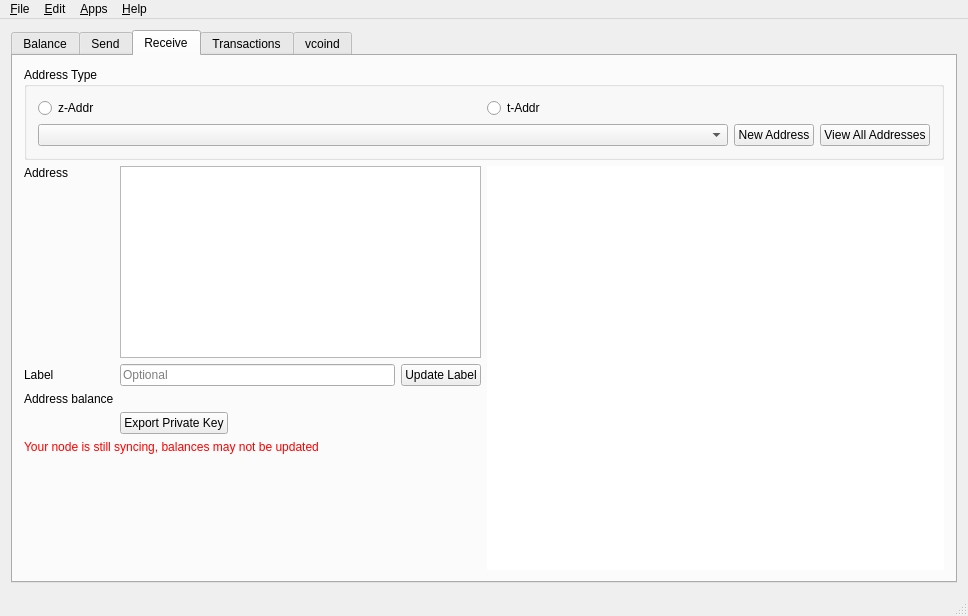
<?xml version="1.0" encoding="UTF-8"?>
<ui version="4.0">
 <class>MainWindow</class>
 <widget class="QMainWindow" name="MainWindow">
  <property name="geometry">
   <rect>
    <x>0</x>
    <y>0</y>
    <width>968</width>
    <height>616</height>
   </rect>
  </property>
  <property name="windowTitle">
   <string>VccWallet</string>
  </property>
  <property name="windowIcon">
   <iconset resource="../application.qrc">
    <normaloff>:/icons/res/icon.ico</normaloff>:/icons/res/icon.ico</iconset>
  </property>
  <widget class="QWidget" name="centralWidget">
   <layout class="QGridLayout" name="gridLayout_3">
    <item row="0" column="0">
     <widget class="QTabWidget" name="tabWidget">
      <property name="currentIndex">
       <number>2</number>
      </property>
      <widget class="QWidget" name="tab">
       <attribute name="title">
        <string>Balance</string>
       </attribute>
       <layout class="QGridLayout" name="gridLayout_2">
        <item row="0" column="0">
         <layout class="QHBoxLayout" name="horizontalLayout_5">
          <item>
           <widget class="QGroupBox" name="groupBox">
            <property name="minimumSize">
             <size>
              <width>250</width>
              <height>0</height>
             </size>
            </property>
            <property name="title">
             <string>Summary</string>
            </property>
            <property name="flat">
             <bool>false</bool>
            </property>
            <layout class="QGridLayout" name="gridLayout">
             <item row="0" column="0">
              <layout class="QVBoxLayout" name="verticalLayout">
               <item>
                <layout class="QHBoxLayout" name="horizontalLayout">
                 <item>
                  <widget class="QLabel" name="label">
                   <property name="sizePolicy">
                    <sizepolicy hsizetype="Minimum" vsizetype="Preferred">
                     <horstretch>0</horstretch>
                     <verstretch>0</verstretch>
                    </sizepolicy>
                   </property>
                   <property name="text">
                    <string>Shielded</string>
                   </property>
                  </widget>
                 </item>
                 <item>
                  <widget class="QLabel" name="balSheilded">
                   <property name="text">
                    <string/>
                   </property>
                   <property name="alignment">
                    <set>Qt::AlignRight|Qt::AlignTrailing|Qt::AlignVCenter</set>
                   </property>
                  </widget>
                 </item>
                </layout>
               </item>
               <item>
                <layout class="QHBoxLayout" name="horizontalLayout_2">
                 <item>
                  <widget class="QLabel" name="label_2">
                   <property name="sizePolicy">
                    <sizepolicy hsizetype="Minimum" vsizetype="Preferred">
                     <horstretch>0</horstretch>
                     <verstretch>0</verstretch>
                    </sizepolicy>
                   </property>
                   <property name="text">
                    <string>Transparent</string>
                   </property>
                  </widget>
                 </item>
                 <item>
                  <widget class="QLabel" name="balTransparent">
                   <property name="text">
                    <string/>
                   </property>
                   <property name="alignment">
                    <set>Qt::AlignRight|Qt::AlignTrailing|Qt::AlignVCenter</set>
                   </property>
                  </widget>
                 </item>
                </layout>
               </item>
               <item>
                <widget class="Line" name="line">
                 <property name="orientation">
                  <enum>Qt::Horizontal</enum>
                 </property>
                </widget>
               </item>
               <item>
                <layout class="QHBoxLayout" name="horizontalLayout_3">
                 <item>
                  <widget class="QLabel" name="label_3">
                   <property name="sizePolicy">
                    <sizepolicy hsizetype="Minimum" vsizetype="Preferred">
                     <horstretch>0</horstretch>
                     <verstretch>0</verstretch>
                    </sizepolicy>
                   </property>
                   <property name="font">
                    <font>
                     <weight>75</weight>
                     <bold>true</bold>
                    </font>
                   </property>
                   <property name="text">
                    <string>Total</string>
                   </property>
                  </widget>
                 </item>
                 <item>
                  <widget class="QLabel" name="balTotal">
                   <property name="font">
                    <font>
                     <weight>75</weight>
                     <bold>true</bold>
                    </font>
                   </property>
                   <property name="text">
                    <string/>
                   </property>
                   <property name="alignment">
                    <set>Qt::AlignRight|Qt::AlignTrailing|Qt::AlignVCenter</set>
                   </property>
                  </widget>
                 </item>
                </layout>
               </item>
               <item>
                <spacer name="verticalSpacer">
                 <property name="orientation">
                  <enum>Qt::Vertical</enum>
                 </property>
                 <property name="sizeHint" stdset="0">
                  <size>
                   <width>20</width>
                   <height>40</height>
                  </size>
                 </property>
                </spacer>
               </item>
               <item>
                <widget class="QLabel" name="lblSyncWarning">
                 <property name="styleSheet">
                  <string notr="true">color:red;</string>
                 </property>
                 <property name="text">
                  <string>Your node is still syncing, balances may not be updated</string>
                 </property>
                 <property name="wordWrap">
                  <bool>true</bool>
                 </property>
                </widget>
               </item>
               <item>
                <widget class="QLabel" name="unconfirmedWarning">
                 <property name="sizePolicy">
                  <sizepolicy hsizetype="Minimum" vsizetype="Preferred">
                   <horstretch>0</horstretch>
                   <verstretch>0</verstretch>
                  </sizepolicy>
                 </property>
                 <property name="styleSheet">
                  <string notr="true">color: red;</string>
                 </property>
                 <property name="text">
                  <string>Some transactions are not yet confirmed</string>
                 </property>
                </widget>
               </item>
              </layout>
             </item>
            </layout>
           </widget>
          </item>
          <item>
           <widget class="QGroupBox" name="groupBox_2">
            <property name="sizePolicy">
             <sizepolicy hsizetype="Expanding" vsizetype="Preferred">
              <horstretch>0</horstretch>
              <verstretch>0</verstretch>
             </sizepolicy>
            </property>
            <property name="title">
             <string>Address Balances</string>
            </property>
            <layout class="QHBoxLayout" name="horizontalLayout_4">
             <property name="spacing">
              <number>6</number>
             </property>
             <property name="leftMargin">
              <number>0</number>
             </property>
             <property name="topMargin">
              <number>0</number>
             </property>
             <property name="rightMargin">
              <number>0</number>
             </property>
             <property name="bottomMargin">
              <number>0</number>
             </property>
             <item>
              <widget class="QTableView" name="balancesTable">
               <property name="selectionMode">
                <enum>QAbstractItemView::SingleSelection</enum>
               </property>
               <property name="selectionBehavior">
                <enum>QAbstractItemView::SelectRows</enum>
               </property>
               <property name="cornerButtonEnabled">
                <bool>false</bool>
               </property>
               <attribute name="horizontalHeaderShowSortIndicator" stdset="0">
                <bool>false</bool>
               </attribute>
               <attribute name="horizontalHeaderStretchLastSection">
                <bool>true</bool>
               </attribute>
               <attribute name="verticalHeaderVisible">
                <bool>false</bool>
               </attribute>
              </widget>
             </item>
            </layout>
           </widget>
          </item>
         </layout>
        </item>
       </layout>
      </widget>
      <widget class="QWidget" name="tab_2">
       <attribute name="title">
        <string>Send</string>
       </attribute>
       <layout class="QVBoxLayout" name="verticalLayout_4">
        <item>
         <widget class="QGroupBox" name="groupBox_4">
          <property name="autoFillBackground">
           <bool>false</bool>
          </property>
          <property name="title">
           <string>From</string>
          </property>
          <property name="flat">
           <bool>false</bool>
          </property>
          <layout class="QVBoxLayout" name="verticalLayout_6">
           <item>
            <layout class="QHBoxLayout" name="horizontalLayout_8">
             <item>
              <widget class="AddressCombo" name="inputsCombo"/>
             </item>
            </layout>
           </item>
           <item>
            <layout class="QHBoxLayout" name="horizontalLayout_15">
             <item>
              <widget class="QLabel" name="label_5">
               <property name="text">
                <string>Address Balance</string>
               </property>
              </widget>
             </item>
             <item>
              <widget class="QLineEdit" name="sendAddressBalance">
               <property name="sizePolicy">
                <sizepolicy hsizetype="Preferred" vsizetype="Fixed">
                 <horstretch>0</horstretch>
                 <verstretch>0</verstretch>
                </sizepolicy>
               </property>
               <property name="alignment">
                <set>Qt::AlignRight|Qt::AlignTrailing|Qt::AlignVCenter</set>
               </property>
               <property name="readOnly">
                <bool>true</bool>
               </property>
              </widget>
             </item>
             <item>
              <widget class="QLabel" name="sendAddressBalanceUSD">
               <property name="text">
                <string/>
               </property>
              </widget>
             </item>
             <item>
              <spacer name="horizontalSpacer_6">
               <property name="orientation">
                <enum>Qt::Horizontal</enum>
               </property>
               <property name="sizeHint" stdset="0">
                <size>
                 <width>40</width>
                 <height>20</height>
                </size>
               </property>
              </spacer>
             </item>
            </layout>
           </item>
          </layout>
         </widget>
        </item>
        <item>
         <widget class="QGroupBox" name="groupBox_3">
          <property name="title">
           <string>Send To</string>
          </property>
          <property name="flat">
           <bool>false</bool>
          </property>
          <layout class="QVBoxLayout" name="verticalLayout_3">
           <property name="leftMargin">
            <number>0</number>
           </property>
           <property name="topMargin">
            <number>0</number>
           </property>
           <property name="rightMargin">
            <number>0</number>
           </property>
           <property name="bottomMargin">
            <number>0</number>
           </property>
           <item>
            <widget class="QScrollArea" name="sendToScrollArea">
             <property name="sizeAdjustPolicy">
              <enum>QAbstractScrollArea::AdjustToContents</enum>
             </property>
             <property name="widgetResizable">
              <bool>true</bool>
             </property>
             <widget class="QWidget" name="sendToWidgets">
              <property name="geometry">
               <rect>
                <x>0</x>
                <y>0</y>
                <width>920</width>
                <height>301</height>
               </rect>
              </property>
              <layout class="QVBoxLayout" name="sendToLayout">
               <item>
                <widget class="QGroupBox" name="verticalGroupBox">
                 <property name="title">
                  <string>Recipient</string>
                 </property>
                 <layout class="QVBoxLayout" name="sendAddressLayout">
                  <item>
                   <layout class="QHBoxLayout" name="horizontalLayout_12">
                    <item>
                     <widget class="QLabel" name="label_4">
                      <property name="text">
                       <string>Address</string>
                      </property>
                     </widget>
                    </item>
                    <item>
                     <widget class="QLineEdit" name="Address1">
                      <property name="placeholderText">
                       <string>Address</string>
                      </property>
                     </widget>
                    </item>
                    <item>
                     <widget class="QPushButton" name="AddressBook1">
                      <property name="text">
                       <string>Address Book</string>
                      </property>
                     </widget>
                    </item>
                   </layout>
                  </item>
                  <item>
                   <layout class="QHBoxLayout" name="horizontalLayout_13">
                    <item>
                     <widget class="QLabel" name="label_6">
                      <property name="text">
                       <string>Amount</string>
                      </property>
                     </widget>
                    </item>
                    <item>
                     <widget class="QLineEdit" name="Amount1">
                      <property name="baseSize">
                       <size>
                        <width>200</width>
                        <height>0</height>
                       </size>
                      </property>
                      <property name="alignment">
                       <set>Qt::AlignRight|Qt::AlignTrailing|Qt::AlignVCenter</set>
                      </property>
                      <property name="placeholderText">
                       <string>Amount</string>
                      </property>
                     </widget>
                    </item>
                    <item>
                     <widget class="QLabel" name="AmtUSD1">
                      <property name="text">
                       <string/>
                      </property>
                     </widget>
                    </item>
                    <item>
                     <widget class="QCheckBox" name="Max1">
                      <property name="text">
                       <string>Max Available</string>
                      </property>
                     </widget>
                    </item>
                    <item>
                     <spacer name="horizontalSpacer_4">
                      <property name="orientation">
                       <enum>Qt::Horizontal</enum>
                      </property>
                      <property name="sizeHint" stdset="0">
                       <size>
                        <width>40</width>
                        <height>20</height>
                       </size>
                      </property>
                     </spacer>
                    </item>
                    <item>
                     <widget class="QPushButton" name="MemoBtn1">
                      <property name="enabled">
                       <bool>true</bool>
                      </property>
                      <property name="toolTip">
                       <string/>
                      </property>
                      <property name="text">
                       <string>Memo</string>
                      </property>
                     </widget>
                    </item>
                   </layout>
                  </item>
                  <item>
                   <widget class="QLabel" name="MemoTxt1">
                    <property name="font">
                     <font>
                      <pointsize>10</pointsize>
                     </font>
                    </property>
                    <property name="text">
                     <string/>
                    </property>
                    <property name="wordWrap">
                     <bool>true</bool>
                    </property>
                   </widget>
                  </item>
                 </layout>
                </widget>
               </item>
               <item>
                <layout class="QHBoxLayout" name="horizontalLayout_7">
                 <item>
                  <spacer name="horizontalSpacer_2">
                   <property name="orientation">
                    <enum>Qt::Horizontal</enum>
                   </property>
                   <property name="sizeHint" stdset="0">
                    <size>
                     <width>40</width>
                     <height>20</height>
                    </size>
                   </property>
                  </spacer>
                 </item>
                 <item>
                  <widget class="QPushButton" name="addAddressButton">
                   <property name="baseSize">
                    <size>
                     <width>200</width>
                     <height>0</height>
                    </size>
                   </property>
                   <property name="text">
                    <string>Add Recipient</string>
                   </property>
                  </widget>
                 </item>
                 <item>
                  <spacer name="horizontalSpacer_3">
                   <property name="orientation">
                    <enum>Qt::Horizontal</enum>
                   </property>
                   <property name="sizeHint" stdset="0">
                    <size>
                     <width>40</width>
                     <height>20</height>
                    </size>
                   </property>
                  </spacer>
                 </item>
                </layout>
               </item>
               <item>
                <spacer name="verticalSpacer_2">
                 <property name="orientation">
                  <enum>Qt::Vertical</enum>
                 </property>
                 <property name="sizeHint" stdset="0">
                  <size>
                   <width>20</width>
                   <height>40</height>
                  </size>
                 </property>
                </spacer>
               </item>
              </layout>
             </widget>
            </widget>
           </item>
          </layout>
         </widget>
        </item>
        <item>
         <layout class="QHBoxLayout" name="layoutSendRecurring">
          <item>
           <widget class="QCheckBox" name="chkRecurring">
            <property name="text">
             <string>Recurring payment</string>
            </property>
           </widget>
          </item>
          <item>
           <widget class="QLabel" name="lblRecurDesc">
            <property name="text">
             <string>Every month, starting 12-May-2012, for 6 payments</string>
            </property>
           </widget>
          </item>
          <item>
           <widget class="QPushButton" name="btnRecurSchedule">
            <property name="text">
             <string>Edit Schedule</string>
            </property>
            <property name="checkable">
             <bool>false</bool>
            </property>
            <property name="checked">
             <bool>false</bool>
            </property>
           </widget>
          </item>
          <item>
           <spacer name="horizontalSpacer_7">
            <property name="orientation">
             <enum>Qt::Horizontal</enum>
            </property>
            <property name="sizeHint" stdset="0">
             <size>
              <width>40</width>
              <height>20</height>
             </size>
            </property>
           </spacer>
          </item>
         </layout>
        </item>
        <item>
         <layout class="QHBoxLayout" name="horizontalLayout_6">
          <item>
           <widget class="QLabel" name="minerFeeLabel">
            <property name="text">
             <string>Miner Fee</string>
            </property>
           </widget>
          </item>
          <item>
           <widget class="QLineEdit" name="minerFeeAmt">
            <property name="sizePolicy">
             <sizepolicy hsizetype="Preferred" vsizetype="Fixed">
              <horstretch>0</horstretch>
              <verstretch>0</verstretch>
             </sizepolicy>
            </property>
            <property name="text">
             <string>0</string>
            </property>
           </widget>
          </item>
          <item>
           <widget class="QLabel" name="lblMinerFeeUSD">
            <property name="text">
             <string/>
            </property>
           </widget>
          </item>
          <item>
           <widget class="QLabel" name="label_17">
            <property name="text">
             <string notr="true"/>
            </property>
           </widget>
          </item>
          <item>
           <spacer name="horizontalSpacer">
            <property name="orientation">
             <enum>Qt::Horizontal</enum>
            </property>
            <property name="sizeHint" stdset="0">
             <size>
              <width>40</width>
              <height>20</height>
             </size>
            </property>
           </spacer>
          </item>
          <item>
           <widget class="QPushButton" name="sendTransactionButton">
            <property name="baseSize">
             <size>
              <width>100</width>
              <height>0</height>
             </size>
            </property>
            <property name="text">
             <string>Send</string>
            </property>
            <property name="flat">
             <bool>false</bool>
            </property>
           </widget>
          </item>
          <item>
           <widget class="QPushButton" name="cancelSendButton">
            <property name="baseSize">
             <size>
              <width>100</width>
              <height>0</height>
             </size>
            </property>
            <property name="text">
             <string>Cancel</string>
            </property>
           </widget>
          </item>
         </layout>
        </item>
       </layout>
      </widget>
      <widget class="QWidget" name="tab_3">
       <attribute name="title">
        <string>Receive</string>
       </attribute>
       <layout class="QVBoxLayout" name="verticalLayout_5">
        <item>
         <layout class="QVBoxLayout" name="verticalLayout_8">
          <item>
           <widget class="QGroupBox" name="groupBox_6">
            <property name="title">
             <string>Address Type</string>
            </property>
            <property name="flat">
             <bool>false</bool>
            </property>
            <property name="checkable">
             <bool>false</bool>
            </property>
            <layout class="QVBoxLayout" name="verticalLayout_9">
             <item>
              <layout class="QHBoxLayout" name="horizontalLayout_9">
               <item>
                <widget class="QRadioButton" name="rdioZSAddr">
                 <property name="text">
                  <string>z-Addr</string>
                 </property>
                </widget>
               </item>
               <item>
                <widget class="QRadioButton" name="rdioTAddr">
                 <property name="sizePolicy">
                  <sizepolicy hsizetype="Preferred" vsizetype="Fixed">
                   <horstretch>0</horstretch>
                   <verstretch>0</verstretch>
                  </sizepolicy>
                 </property>
                 <property name="text">
                  <string>t-Addr</string>
                 </property>
                </widget>
               </item>
              </layout>
             </item>
             <item>
              <layout class="QHBoxLayout" name="horizontalLayout_10">
               <item>
                <widget class="AddressCombo" name="listReceiveAddresses">
                 <property name="sizePolicy">
                  <sizepolicy hsizetype="Expanding" vsizetype="Fixed">
                   <horstretch>0</horstretch>
                   <verstretch>0</verstretch>
                  </sizepolicy>
                 </property>
                 <property name="duplicatesEnabled">
                  <bool>false</bool>
                 </property>
                </widget>
               </item>
               <item>
                <widget class="QPushButton" name="btnReceiveNewAddr">
                 <property name="text">
                  <string>New Address</string>
                 </property>
                </widget>
               </item>
               <item>
                <widget class="QPushButton" name="btnViewAllAddresses">
                 <property name="text">
                  <string>View All Addresses</string>
                 </property>
                </widget>
               </item>
              </layout>
             </item>
            </layout>
           </widget>
          </item>
          <item>
           <layout class="QHBoxLayout" name="horizontalLayout_11">
            <item>
             <layout class="QVBoxLayout" name="verticalLayout_10">
              <item>
               <layout class="QGridLayout" name="gridLayout_4">
                <item row="1" column="0">
                 <widget class="QLabel" name="label_7">
                  <property name="text">
                   <string>Label</string>
                  </property>
                 </widget>
                </item>
                <item row="1" column="2">
                 <widget class="QPushButton" name="rcvUpdateLabel">
                  <property name="text">
                   <string>Update Label</string>
                  </property>
                 </widget>
                </item>
                <item row="2" column="1" colspan="2">
                 <widget class="QLabel" name="rcvBal">
                  <property name="text">
                   <string/>
                  </property>
                 </widget>
                </item>
                <item row="2" column="0">
                 <widget class="QLabel" name="label_21">
                  <property name="text">
                   <string>Address balance</string>
                  </property>
                 </widget>
                </item>
                <item row="1" column="1">
                 <widget class="QLineEdit" name="rcvLabel">
                  <property name="maxLength">
                   <number>40</number>
                  </property>
                  <property name="placeholderText">
                   <string>Optional</string>
                  </property>
                 </widget>
                </item>
                <item row="0" column="1" colspan="2">
                 <widget class="QPlainTextEdit" name="txtReceive">
                  <property name="sizePolicy">
                   <sizepolicy hsizetype="Expanding" vsizetype="Preferred">
                    <horstretch>0</horstretch>
                    <verstretch>0</verstretch>
                   </sizepolicy>
                  </property>
                  <property name="readOnly">
                   <bool>true</bool>
                  </property>
                 </widget>
                </item>
                <item row="3" column="1" colspan="2">
                 <layout class="QHBoxLayout" name="horizontalLayout_16">
                  <item>
                   <widget class="QPushButton" name="exportKey">
                    <property name="text">
                     <string>Export Private Key</string>
                    </property>
                   </widget>
                  </item>
                  <item>
                   <spacer name="horizontalSpacer_5">
                    <property name="orientation">
                     <enum>Qt::Horizontal</enum>
                    </property>
                    <property name="sizeHint" stdset="0">
                     <size>
                      <width>40</width>
                      <height>20</height>
                     </size>
                    </property>
                   </spacer>
                  </item>
                 </layout>
                </item>
                <item row="0" column="0">
                 <widget class="QLabel" name="label_10">
                  <property name="text">
                   <string>Address</string>
                  </property>
                  <property name="alignment">
                   <set>Qt::AlignLeading|Qt::AlignLeft|Qt::AlignTop</set>
                  </property>
                 </widget>
                </item>
               </layout>
              </item>
              <item>
               <widget class="QLabel" name="lblSyncWarningReceive">
                <property name="styleSheet">
                 <string notr="true">color: red;</string>
                </property>
                <property name="text">
                 <string>Your node is still syncing, balances may not be updated</string>
                </property>
               </widget>
              </item>
              <item>
               <spacer name="verticalSpacer_5">
                <property name="orientation">
                 <enum>Qt::Vertical</enum>
                </property>
                <property name="sizeHint" stdset="0">
                 <size>
                  <width>20</width>
                  <height>40</height>
                 </size>
                </property>
               </spacer>
              </item>
             </layout>
            </item>
            <item>
             <widget class="QRCodeLabel" name="qrcodeDisplay">
              <property name="sizePolicy">
               <sizepolicy hsizetype="Expanding" vsizetype="Expanding">
                <horstretch>0</horstretch>
                <verstretch>0</verstretch>
               </sizepolicy>
              </property>
              <property name="styleSheet">
               <string notr="true">background-color: #fff</string>
              </property>
              <property name="text">
               <string/>
              </property>
             </widget>
            </item>
           </layout>
          </item>
         </layout>
        </item>
       </layout>
      </widget>
      <widget class="QWidget" name="tab_4">
       <attribute name="title">
        <string>Transactions</string>
       </attribute>
       <layout class="QVBoxLayout" name="verticalLayout_2">
        <item>
         <widget class="QTableView" name="transactionsTable">
          <property name="selectionMode">
           <enum>QAbstractItemView::SingleSelection</enum>
          </property>
          <property name="selectionBehavior">
           <enum>QAbstractItemView::SelectRows</enum>
          </property>
         </widget>
        </item>
       </layout>
      </widget>
      <widget class="QWidget" name="tab_5">
       <attribute name="title">
        <string>vcoind</string>
       </attribute>
       <layout class="QVBoxLayout" name="verticalLayout_7">
        <item>
         <layout class="QHBoxLayout" name="horizontalLayout_14">
          <item>
           <widget class="FilledIconLabel" name="vcoindlogo">
            <property name="sizePolicy">
             <sizepolicy hsizetype="Expanding" vsizetype="Expanding">
              <horstretch>0</horstretch>
              <verstretch>0</verstretch>
             </sizepolicy>
            </property>
            <property name="text">
             <string/>
            </property>
            <property name="scaledContents">
             <bool>false</bool>
            </property>
           </widget>
          </item>
          <item>
           <widget class="QGroupBox" name="groupBox_5">
            <property name="title">
             <string/>
            </property>
            <layout class="QGridLayout" name="gridLayout_5">
             <item row="5" column="0" colspan="3">
              <widget class="QLabel" name="label_14">
               <property name="text">
                <string>You are currently not mining</string>
               </property>
              </widget>
             </item>
             <item row="6" column="0">
              <spacer name="verticalSpacer_4">
               <property name="orientation">
                <enum>Qt::Vertical</enum>
               </property>
               <property name="sizeHint" stdset="0">
                <size>
                 <width>20</width>
                 <height>40</height>
                </size>
               </property>
              </spacer>
             </item>
             <item row="2" column="2">
              <widget class="QLabel" name="numconnections">
               <property name="text">
                <string>Loading...</string>
               </property>
              </widget>
             </item>
             <item row="1" column="0">
              <widget class="QLabel" name="heightLabel">
               <property name="text">
                <string>Block height</string>
               </property>
              </widget>
             </item>
             <item row="3" column="2">
              <widget class="QLabel" name="solrate">
               <property name="text">
                <string>Loading...</string>
               </property>
              </widget>
             </item>
             <item row="3" column="0">
              <widget class="QLabel" name="label_12">
               <property name="text">
                <string>Network solution rate</string>
               </property>
              </widget>
             </item>
             <item row="2" column="0">
              <widget class="QLabel" name="label_8">
               <property name="text">
                <string>Connections</string>
               </property>
              </widget>
             </item>
             <item row="1" column="2">
              <widget class="QLabel" name="blockheight">
               <property name="text">
                <string>Loading...</string>
               </property>
              </widget>
             </item>
             <item row="4" column="0" colspan="3">
              <widget class="Line" name="line_2">
               <property name="orientation">
                <enum>Qt::Horizontal</enum>
               </property>
              </widget>
             </item>
             <item row="0" column="0">
              <spacer name="verticalSpacer_3">
               <property name="orientation">
                <enum>Qt::Vertical</enum>
               </property>
               <property name="sizeHint" stdset="0">
                <size>
                 <width>20</width>
                 <height>40</height>
                </size>
               </property>
              </spacer>
             </item>
             <item row="3" column="1">
              <widget class="QLabel" name="label_9">
               <property name="text">
                <string>|</string>
               </property>
              </widget>
             </item>
             <item row="2" column="1">
              <widget class="QLabel" name="label_11">
               <property name="text">
                <string>|</string>
               </property>
              </widget>
             </item>
             <item row="1" column="1">
              <widget class="QLabel" name="label_13">
               <property name="text">
                <string>|</string>
               </property>
              </widget>
             </item>
            </layout>
           </widget>
          </item>
         </layout>
        </item>
       </layout>
      </widget>
     </widget>
    </item>
   </layout>
  </widget>
  <widget class="QMenuBar" name="menuBar">
   <property name="geometry">
    <rect>
     <x>0</x>
     <y>0</y>
     <width>968</width>
     <height>22</height>
    </rect>
   </property>
   <widget class="QMenu" name="menuFile">
    <property name="title">
     <string>&amp;File</string>
    </property>
    <addaction name="actionRequest_vcoin"/>
    <addaction name="actionPay_URI"/>
    <addaction name="separator"/>
    <addaction name="actionImport_Private_Key"/>
    <addaction name="actionExport_All_Private_Keys"/>
    <addaction name="actionBackup_wallet_dat"/>
    <addaction name="separator"/>
    <addaction name="actionExport_transactions"/>
    <addaction name="separator"/>
    <addaction name="actionExit"/>
   </widget>
   <widget class="QMenu" name="menuHelp">
    <property name="title">
     <string>&amp;Help</string>
    </property>
    <addaction name="actionDonate"/>
    <addaction name="actionCheck_for_Updates"/>
    <addaction name="actionFile_a_bug"/>
    <addaction name="actionAbout"/>
   </widget>
   <widget class="QMenu" name="menuApps">
    <property name="title">
     <string>&amp;Apps</string>
    </property>
    <addaction name="actionConnect_Mobile_App"/>
    <addaction name="actionValidate_Address"/>
    <addaction name="separator"/>
    <addaction name="actionz_board_net"/>
    <addaction name="actionTurnstile_Migration"/>
   </widget>
   <widget class="QMenu" name="menu_Edit">
    <property name="title">
     <string>&amp;Edit</string>
    </property>
    <addaction name="action_Address_Book"/>
    <addaction name="actionSettings"/>
    <addaction name="action_Recurring_Payments"/>
   </widget>
   <addaction name="menuFile"/>
   <addaction name="menu_Edit"/>
   <addaction name="menuApps"/>
   <addaction name="menuHelp"/>
  </widget>
  <widget class="QStatusBar" name="statusBar"/>
  <action name="actionExit">
   <property name="text">
    <string>E&amp;xit</string>
   </property>
  </action>
  <action name="actionAbout">
   <property name="text">
    <string>&amp;About</string>
   </property>
  </action>
  <action name="actionSettings">
   <property name="text">
    <string>&amp;Settings</string>
   </property>
   <property name="shortcut">
    <string>Ctrl+P</string>
   </property>
  </action>
  <action name="actionDonate">
   <property name="text">
    <string>&amp;Donate</string>
   </property>
  </action>
  <action name="actionCheck_for_Updates">
   <property name="text">
    <string>Check github.com for &amp;updates</string>
   </property>
  </action>
  <action name="actionTurnstile_Migration">
   <property name="text">
    <string>Sapling &amp;turnstile</string>
   </property>
   <property name="shortcut">
    <string>Ctrl+A, Ctrl+T</string>
   </property>
  </action>
  <action name="actionImport_Private_Key">
   <property name="text">
    <string>&amp;Import private key</string>
   </property>
  </action>
  <action name="actionExport_All_Private_Keys">
   <property name="text">
    <string>&amp;Export all private keys</string>
   </property>
  </action>
  <action name="action_Address_Book">
   <property name="text">
    <string>Address &amp;book</string>
   </property>
   <property name="shortcut">
    <string>Ctrl+B</string>
   </property>
  </action>
  <action name="actionBackup_wallet_dat">
   <property name="text">
    <string>&amp;Backup wallet.dat</string>
   </property>
  </action>
  <action name="actionExport_transactions">
   <property name="text">
    <string>Export transactions</string>
   </property>
  </action>
  <action name="actionPay_URI">
   <property name="text">
    <string>Pay vcoin &amp;URI...</string>
   </property>
  </action>
  <action name="actionConnect_Mobile_App">
   <property name="text">
    <string>Connect mobile &amp;app</string>
   </property>
   <property name="shortcut">
    <string>Ctrl+M</string>
   </property>
  </action>
  <action name="action_Recurring_Payments">
   <property name="text">
    <string>&amp;Recurring Payments</string>
   </property>
  </action>
  <action name="actionRequest_vcoin">
   <property name="text">
    <string>Request vcoin...</string>
   </property>
  </action>
  <action name="actionFile_a_bug">
   <property name="text">
    <string>File a bug...</string>
   </property>
  </action>
  <action name="actionValidate_Address">
   <property name="text">
    <string>Validate Address</string>
   </property>
  </action>
 </widget>
 <layoutdefault spacing="6" margin="11"/>
 <customwidgets>
  <customwidget>
   <class>AddressCombo</class>
   <extends>QComboBox</extends>
   <header>addresscombo.h</header>
  </customwidget>
  <customwidget>
   <class>QRCodeLabel</class>
   <extends>QLabel</extends>
   <header>qrcodelabel.h</header>
  </customwidget>
  <customwidget>
   <class>FilledIconLabel</class>
   <extends>QLabel</extends>
   <header>fillediconlabel.h</header>
  </customwidget>
 </customwidgets>
 <tabstops>
  <tabstop>tabWidget</tabstop>
  <tabstop>inputsCombo</tabstop>
  <tabstop>Address1</tabstop>
  <tabstop>Amount1</tabstop>
  <tabstop>Max1</tabstop>
  <tabstop>AddressBook1</tabstop>
  <tabstop>MemoBtn1</tabstop>
  <tabstop>addAddressButton</tabstop>
  <tabstop>sendTransactionButton</tabstop>
  <tabstop>cancelSendButton</tabstop>
  <tabstop>rdioZSAddr</tabstop>
  <tabstop>rdioTAddr</tabstop>
  <tabstop>listReceiveAddresses</tabstop>
  <tabstop>btnReceiveNewAddr</tabstop>
  <tabstop>txtReceive</tabstop>
  <tabstop>rcvLabel</tabstop>
  <tabstop>rcvUpdateLabel</tabstop>
  <tabstop>transactionsTable</tabstop>
  <tabstop>balancesTable</tabstop>
  <tabstop>minerFeeAmt</tabstop>
  <tabstop>sendAddressBalance</tabstop>
  <tabstop>sendToScrollArea</tabstop>
 </tabstops>
 <resources>
  <include location="../application.qrc"/>
 </resources>
 <connections/>
</ui>
